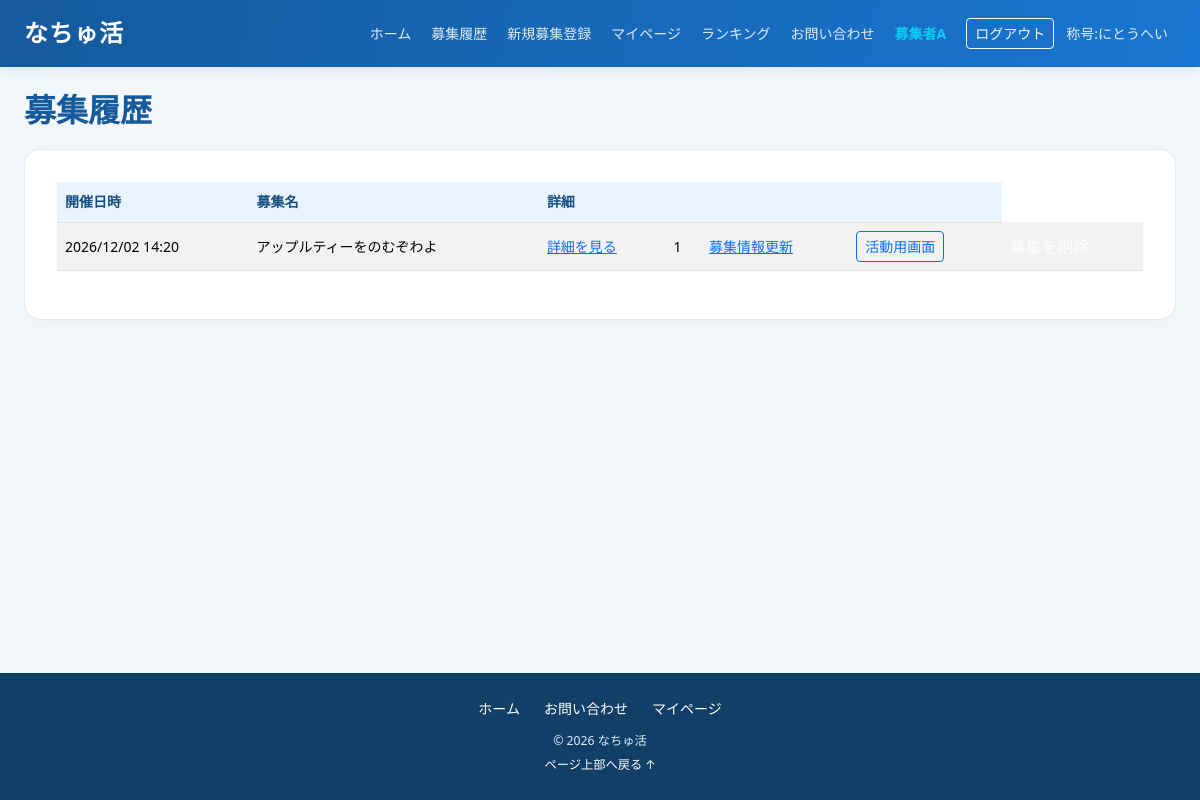
The page /recruitment_history (signed in) on the database as committed earlier.
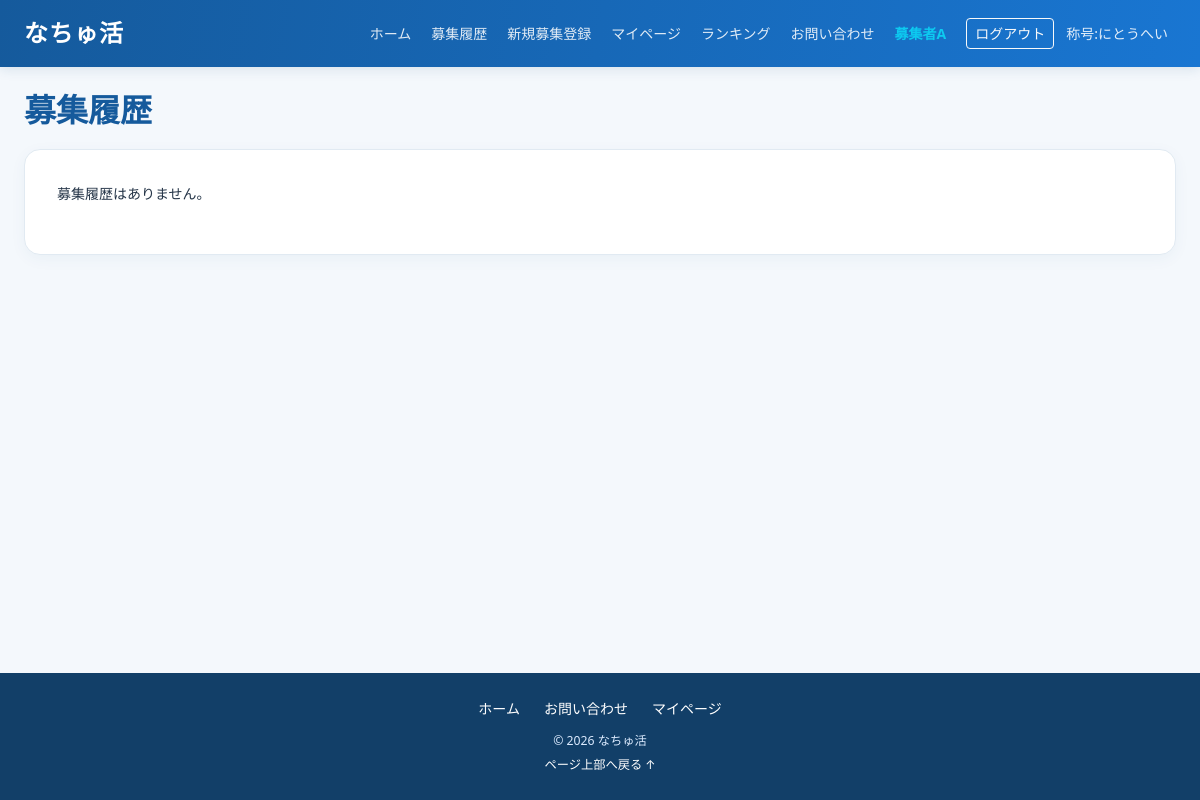
The same page on the database as committed later.
### apps/crud/models.py (models this page shows, shortened)
class User(db.Model, UserMixin):
    __tablename__ = "users"
    id = db.Column(db.Integer, primary_key=True)
    username = db.Column(db.String, nullable=False)
    nickname = db.Column(db.String, nullable=False)
    age = db.Column(db.Integer, nullable=False)
    email = db.Column(db.String, nullable=False)
    password_hash = db.Column(db.String, nullable=False)
    phone_number = db.Column(db.String(11), nullable=False)
    role = db.Column(db.Integer, nullable=False)
    is_approved = db.Column(db.Boolean,nullable=False,default=True,server_default="1")
    create_at = db.Column(db.DateTime, nullable=False, default=datetime.now)
    update_at = db.Column(db.DateTime, nullable=False, default=datetime.now, onupdate=datetime.now)
    title_id = db.Column(db.Integer,db.ForeignKey("titles.id"))  # FK
    tanks_point = db.Column(db.Integer, nullable=False, default=0)
    ranking_id = db.Column(db.Integer)
    group_name = db.Column(db.String, nullable=False)
    representative_name = db.Column(db.String, nullable=False)
    contact_email = db.Column(db.String, nullable=False)
    group_type = db.Column(db.String, nullable=False)
    title = db.relationship("Title", lazy="joined")
    @property
    def usertitle(self):
        return self.title.title_name if self.title else ""
    recruitments = db.relationship("Recruitment", back_populates="user", cascade="all, delete-orphan")
    likes = db.relationship("Like", back_populates="user", cascade="all, delete-orphan")
    search_histories = db.relationship("SearchHistory", back_populates="user", cascade="all, delete-orphan")
    participation_histories = db.relationship("ParticipationHistory", back_populates="user", cascade="all, delete-orphan")
    recruitment_histories = db.relationship("RecruitmentHistory", back_populates="user", cascade="all, delete-orphan")
    view_histories = db.relationship("ViewHistory", back_populates="user", cascade="all, delete-orphan")
    active_messages = db.relationship("ActiveMessage", back_populates="user", cascade="all, delete-orphan")
    @property
    def password(self):
        raise AttributeError("読み取り不可")

### apps/natyukatu/models.py (models this page shows)
class Title(db.Model):
    __tablename__ = "titles"
    id = db.Column(db.Integer, primary_key=True)
    title_name = db.Column(db.String, nullable=False)
    title_explanation = db.Column(db.String, nullable=False)

class RecruitmentHistory(db.Model):
    __tablename__ = "recruitment_histories"
    id = db.Column(db.Integer, primary_key=True)
    user_id = db.Column(db.Integer, db.ForeignKey("users.id"), nullable=False)
    recruitment_id = db.Column(db.Integer, db.ForeignKey("recruitments.id"), nullable=False)
    status_id = db.Column(db.Integer, db.ForeignKey("status.id"), nullable=False)
    added_at = db.Column(db.DateTime, nullable=False, default=datetime.now, onupdate=datetime.now)
    user = db.relationship("User", back_populates="recruitment_histories")
    recruitment = db.relationship("Recruitment", back_populates="recruitment_histories")
    status = db.relationship("Status", back_populates="recruitment_histories")

class Recruitment(db.Model):
    __tablename__ = "recruitments"
    id = db.Column(db.Integer, primary_key=True)
    user_id = db.Column(db.Integer, db.ForeignKey("users.id"), nullable=False)
    title = db.Column(db.String, nullable=False)
    description = db.Column(db.String, nullable=False)
    location_prefecture = db.Column(db.String, nullable=False)
    location_city = db.Column(db.String, nullable=False)
    location_detail = db.Column(db.String, nullable=False)
    start_at = db.Column(db.DateTime, nullable=False)
    end_at = db.Column(db.DateTime, nullable=False)
    application_start_at = db.Column(db.DateTime, nullable=False)
    application_end_at = db.Column(db.DateTime, nullable=False)
    capacity = db.Column(db.Integer, nullable=False)
    eligibility = db.Column(db.String, nullable=False)
    required_items = db.Column(db.String, nullable=False)
    status = db.Column(db.String, nullable=False)
    created_at = db.Column(db.DateTime, nullable=False, default=datetime.now)
    updated_at = db.Column(db.DateTime, default=datetime.now, onupdate=datetime.now)
    photo = db.Column(db.LargeBinary, nullable=True)
    photo_mimetype = db.Column(db.String(50), nullable=True)
    video = db.Column(db.LargeBinary, nullable=True)
    video_mimetype = db.Column(db.String(50), nullable=True)
    user = db.relationship("User", back_populates="recruitments")
    likes = db.relationship("Like", back_populates="recruitment", cascade="all, delete-orphan")
    view_histories = db.relationship("ViewHistory", back_populates="recruitment", cascade="all, delete-orphan")
    tags = db.relationship("Tag", back_populates="recruitment", cascade="all, delete-orphan")
    search_histories = db.relationship("SearchHistory", back_populates="recruitment", cascade="all, delete-orphan")
    participation_histories = db.relationship("ParticipationHistory", back_populates="recruitment", cascade="all, delete-orphan")
    recruitment_histories = db.relationship("RecruitmentHistory", back_populates="recruitment", cascade="all, delete-orphan")
    images = db.relationship(
        "RecruitmentImage",
        back_populates="recruitment",
        cascade="all, delete-orphan",
        order_by="RecruitmentImage.display_order"
    )
    active_messages = db.relationship("ActiveMessage", back_populates="recruitment", cascade="all, delete-orphan")

### apps/natyukatu/views.py (the view)
@dt.route("/recruitment_history")
@login_required
def recruitment_history():
    histories = RecruitmentHistory.query.filter_by(
        user_id=get_user_id()
    ).all()
    return render_template(
        "natyukatu/recruitment_history.html",
        histories=histories,
    )

### apps/crud/models.py (called while the page is built)
@login_manager.user_loader
def load_user(user_id):
    return User.query.get(user_id)

### apps/natyukatu/views.py (called while the page is built)
def get_user_id():
    if current_user.is_authenticated:
        return getattr(current_user, 'user_id', getattr(current_user, 'id', None))
    return None

@dt.context_processor
def inject_header_title():
    if current_user.is_authenticated:
        return {"header_title": get_title(current_user)}
    return {"header_title": None}

def get_title(user_or_id):
    if not user_or_id:
        return None
    if isinstance(user_or_id, User):
        user = user_or_id
    else:
        user = User.query.get(user_or_id)
    if not user:
        return None
    points = getattr(user, "tanks_point", None)
    if points is None:
        points = getattr(user, "thanks_point", 0) or 0
    if points >= 10:
        target_title_id = 3
    elif points >= 5:
        target_title_id = 2
    else:
        target_title_id = 1
    return Title.query.get(target_title_id)

@dt.app_context_processor
def inject_unread_notifications():
    user_id = get_user_id()
    if not user_id:
        return {"has_unread_messages": False, "unread_recruitment_ids": set()}
    unread_ids = get_unread_recruitment_ids(user_id)
    return {
        "has_unread_messages": len(unread_ids) > 0,
        "unread_recruitment_ids": unread_ids,
    }

@dt.before_request
def auto_update_statuses():
    now = datetime.now()
    updated = False
    expired_recruitments = Recruitment.query.filter(
        Recruitment.application_end_at <= now,
        Recruitment.status == 1,
    ).all()
    for rec in expired_recruitments:
        rec.status = 2
        updated = True
    expired_histories = (
        ParticipationHistory.query.join(Recruitment)
        .filter(
            Recruitment.end_at <= now,
            ParticipationHistory.status_id == 4,
        )
        .all()
    )
    for hist in expired_histories:
        hist.status_id = 6
        updated = True
    if updated:
        try:
            db.session.commit()
        except SQLAlchemyError:
            db.session.rollback()

### apps/natyukatu/templates/natyukatu/recruitment_history.html (shortened to what this page needs)
{% extends "natyukatu/base.html" %}
{% block content %}
<section class="page-heading">
  <h1 class="page-title">募集履歴</h1>
</section>
<section class="history-card" aria-label="募集履歴一覧">
  {% if histories %}
  <div class="table-wrap">
    <table>
      <thead>
        <tr>
          <th scope="col">開催日時</th>
          <th scope="col">募集名</th>
          <th scope="col">詳細</th>
          <th scope="col"></th>
          <th scope="col"></th>
          <th scope="col"></th>
        </tr>
      </thead>
      <tbody>
        {% for history in histories %}
        <tr>
          <td>
            {{ history.recruitment.start_at.strftime("%Y/%m/%d %H:%M") }}
          </td>
          <td>{{ history.recruitment.title }}</td>
          <td>
            <a
              class="detail-link"
              href="{{ url_for(
                'natyukatu.recruitment_detail',
                recruitment_id=history.recruitment_id
              ) }}"
            >
              詳細を見る
            </a>
          </td>
          <td>{{ history.recruitment.status }}</td>
          <td>
            <div class="row-actions">
              <a
                class="action-link"
                href="{{ url_for(
                  'natyukatu.recruitment_update',
                  recruitment_id=history.recruitment_id
                ) }}"
              >
                募集情報更新
              </a>
            </div>
          </td>
          <td>
            <div class="d-inline-flex align-items-center gap-2">
              <a class="btn btn-sm btn-outline-primary" href="{{ url_for('natyukatu.for_active', recruitment_id=history.recruitment_id) }}">活動用画面</a>
            </div>
          </td>
          <td>
            <div>
              <form action="{{ url_for('natyukatu.recruitment_delete', recruitment_id=history.recruitment_id) }}" method="post" style="display: inline;">
                <button type="submit" class="action-link" style="background: none; border: none; cursor: pointer; padding: 0;">
                </button>
              </form>
            </div>
          </td>
        </tr>
        {% endfor %}
      </tbody>
    </table>
  </div>
  {% else %}
  <p>募集履歴はありません。</p>
  {% endif %}
</section>
{% endblock %}

### apps/natyukatu/templates/natyukatu/base.html (shortened to what this page needs)
<!DOCTYPE html>
<html lang="ja">
<head>
  <link href="https://cdn.jsdelivr.net/npm/bootstrap@5.3.8/dist/css/bootstrap.min.css" rel="stylesheet">
  <link rel="stylesheet" href="{{ url_for('static', filename='css/natyukatu_base.css') }}">
</head>
<body class="d-flex flex-column min-vh-100">
<nav class="navbar navbar-expand-xl navbar-dark site-navbar sticky-top">
  <div class="container-fluid container-xxl px-3 px-lg-4">
    <a class="navbar-brand fw-bold fs-4" href="{{ url_for('natyukatu.top') }}">なちゅ活</a>
    <div class="collapse navbar-collapse" id="siteMenu">
      <ul class="navbar-nav ms-auto align-items-xl-center gap-xl-1 py-2 py-xl-0">
        <li class="nav-item"><a class="nav-link" href="{{ url_for('natyukatu.top') }}">ホーム</a></li>
        {% if current_user.is_authenticated %}
          {% if current_user.role == 3 %}
            <li class="nav-item"><a class="nav-link" href="{{ url_for('natyukatu.participation_history') }}">参加履歴
              {% if has_unread_messages %}
                <span class="badge rounded-pill text-bg-danger">新着</span>
              {% endif %}
            </a></li>
          {% elif current_user.role == 2 %}
            <li class="nav-item"><a class="nav-link" href="{{ url_for('natyukatu.recruitment_history') }}">募集履歴
            </a></li>
            {% if current_user.is_approved %}
              <li class="nav-item"><a class="nav-link" href="{{ url_for('natyukatu.recruitment_register') }}">新規募集登録</a></li>
            {% endif %}
          {% elif current_user.role == 1 %}
            <li class="nav-item"><a class="nav-link" href="{{ url_for('natyukatu.admin') }}">管理画面</a></li>
          {% endif %}
          <li class="nav-item"><a class="nav-link" href="{{ url_for('natyukatu.userDetail') }}">マイページ</a></li>
        {% else %}
          <li class="nav-item"><a class="nav-link" href="{{ url_for('auth.signup') }}">新規登録</a></li>
          <li class="nav-item"><a class="nav-link" href="{{ url_for('auth.login') }}">ログイン</a></li>
        {% endif %}
        <li class="nav-item"><a class="nav-link" href="{{ url_for('natyukatu.ranking') }}">ランキング</a></li>
        <li class="nav-item"><a class="nav-link" href="{{ url_for('natyukatu.contact') }}">お問い合わせ</a></li>
        {% if current_user.is_authenticated %}
          <li class="nav-item"><span class="nav-link text-info fw-semibold">{{ current_user.username }}</span></li>
          <li class="nav-item"><a class="btn btn-outline-light btn-sm ms-xl-2 mt-2 mt-xl-0" href="{{ url_for('auth.logout') }}">ログアウト</a></li>
        {% endif %}
        {% if current_user.is_authenticated %}
          <li class="nav-item"><a class="nav-link" href="{{ url_for('natyukatu.ranking') }}">
            称号:{{ header_title.title_name if header_title else "称号なし" }}
            </a>
          </li>
        {% endif %}
      </ul>
    </div>
  </div>
</nav>
<main class="container-fluid container-xxl flex-grow-1 py-4 px-3 px-md-4">
  {% block content %}{% endblock %}
</main>
<footer class="site-footer mt-auto py-4">
  <div class="container text-center">
    <div class="d-flex flex-wrap justify-content-center gap-3 mb-2">
      <a href="{{ url_for('natyukatu.top') }}">ホーム</a>
      <a href="{{ url_for('natyukatu.contact') }}">お問い合わせ</a>
      {% if current_user.is_authenticated %}<a href="{{ url_for('natyukatu.userDetail') }}">マイページ</a>{% endif %}
    </div>
    <small>© 2026 なちゅ活</small>
    <div><a class="small" href="#">ページ上部へ戻る ↑</a></div>
  </div>
</footer>
</body>
</html>

### apps/static/css/natyukatu_base.css (style rules this page uses)
:root { --brand:#1976d2;--brand-dark:#155a9c;--brand-soft:#eaf4ff;--ink:#243447;--muted:#64748b }
* { box-sizing:border-box }
body { background:#f4f8fc;color:var(--ink);font-size:clamp(14px,1.1vw,16px);line-height:1.7 }
a { overflow-wrap:anywhere }
.site-navbar { background:linear-gradient(100deg,#155a9c,#1976d2);box-shadow:0 2px 12px #164b7a22 }
.navbar-brand { letter-spacing:.04em }
.navbar .nav-link { color:#ffffffde }
main { width:100%;max-width:1440px }
.site-footer { background:#123f68;color:#dbeafe }
.site-footer a { color:#fff;text-decoration:none;margin:0 .25rem }
.section-title,.page-heading h1,.page-title { color:var(--brand-dark);font-weight:700 }
.page-heading,.title-row { margin-bottom:1.25rem }
.card,.form-panel,.form-card,.profile-card,.history-card,.detail-card,.confirm-card,.complete-card,.complete-panel,.content-section,.withdrawal-card { border-radius:1rem }
.form-panel,.form-card,.profile-card,.history-card,.detail-card,.confirm-card,.complete-card,.complete-panel,.content-section,.withdrawal-card { background:#fff;padding:clamp(1rem,3vw,2rem);border:1px solid #e1eaf2;box-shadow:0 .25rem 1rem #1d4f7a0c;margin-bottom:1.25rem }
.page-heading h1 { font-size:clamp(1.45rem,3vw,2rem) }
ul { padding-left:1.25rem }

Rows that differ between the two databases and show on the page:
removed RecruitmentHistory: recruitment.start_at "2026/12/02 14:20", recruitment "アップルティーをのむぞわよ", recruitment.status "1"
Other text that changed with them:
text no longer shown: "開催日時 募集名 詳細"
text now shown: "募集履歴はありません。"
